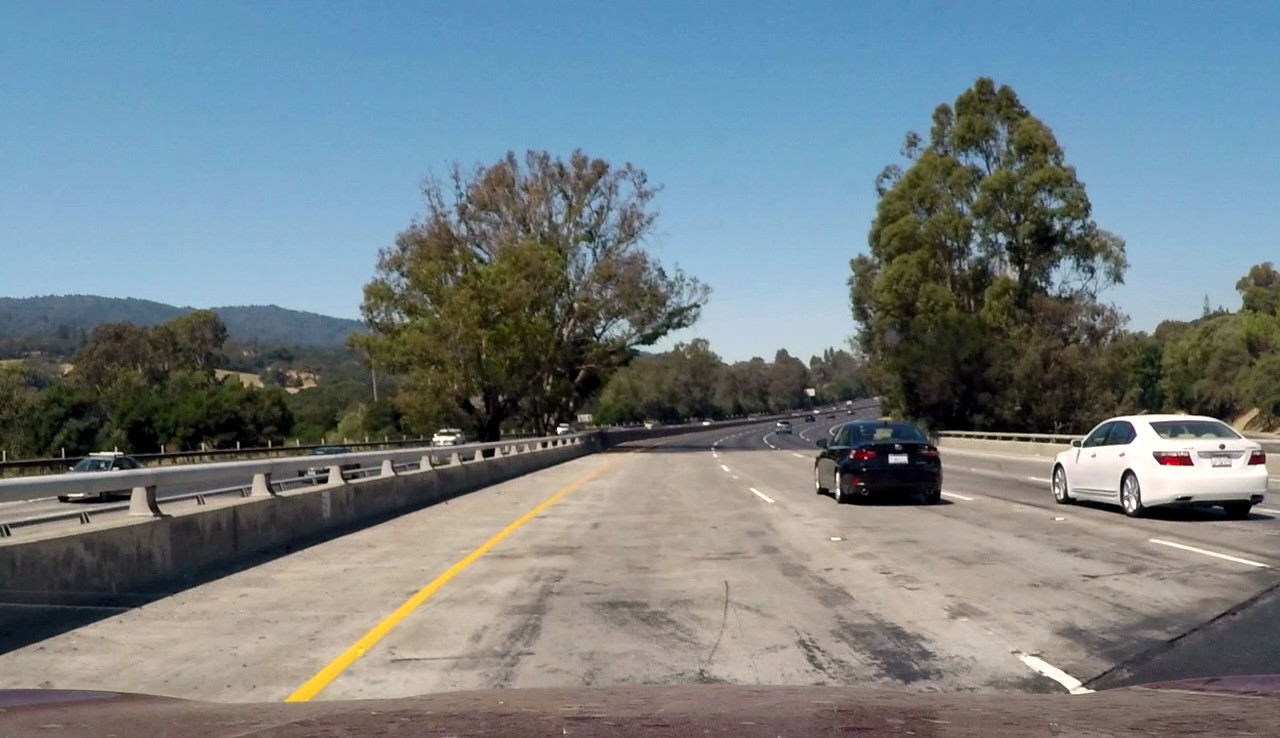
#> input picture test_images/lightroad.jpg, 1280 x 738 px; its folder holds only this picture in this run
$ jupyter execute --allow-errors P1.ipynb   (shell and % lines are left out)
#> lines starting #> are read from the running program, lines starting #| are printed output that depends on the picture; after the words box and inside, x2 and y2 are one past the last pixel; in counts of white or black regions, pixels touching at a corner belong together
# Self-Driving Car Engineer Nanodegree

## Project: **Finding Lane Lines on the Road**
***
In this project, you will use the tools you learned about in the lesson to identify lane lines on the road.  You can develop your pipeline on a series of individual images, and later apply the result to a video stream (really just a series of images). Check out the video clip "raw-lines-example.mp4" (also contained in this repository) to see what the output should look like after using the helper functions below.

Once you have a result that looks roughly like "raw-lines-example.mp4", you'll need to get creative and try to average and/or extrapolate the line segments you've detected to map out the full extent of the lane lines.  You can see an example of the result you're going for in the video "P1_example.mp4".  Ultimately, you would like to draw just one line for the left side of the lane, and one for the right.

In addition to implementing code, there is a brief writeup to complete. The writeup should be completed in a separate file, which can be either a markdown file or a pdf document. There is a [write up template](https://github.com/udacity/CarND-LaneLines-P1/blob/master/writeup_template.md) that can be used to guide the writing process. Completing both the code in the Ipython notebook and the writeup template will cover all of the [rubric points](https://review.udacity.com/#!/rubrics/322/view) for this project.

---
Let's have a look at our first image called 'test_images/solidWhiteRight.jpg'.  Run the 2 cells below (hit Shift-Enter or the "play" button above) to display the image.

**Note: If, at any point, you encounter frozen display windows or other confounding issues, you can always start again with a clean slate by going to the "Kernel" menu above and selecting "Restart & Clear Output".**

---

**The tools you have are color selection, region of interest selection, grayscaling, Gaussian smoothing, Canny Edge Detection and Hough Tranform line detection.  You  are also free to explore and try other techniques that were not presented in the lesson.  Your goal is piece together a pipeline to detect the line segments in the image, then average/extrapolate them and draw them onto the image for display (as below).  Once you have a working pipeline, try it out on the video stream below.**

---

<figure>

 <figcaption>
 <p></p>
 <p style="text-align: center;"> Your output should look something like this (above) after detecting line segments using the helper functions below </p>
 </figcaption>
</figure>
 <p></p>
<figure>

 <figcaption>
 <p></p>
 <p style="text-align: center;"> Your goal is to connect/average/extrapolate line segments to get output like this</p>
 </figcaption>
</figure>

**Run the cell below to import some packages.  If you get an `import error` for a package you've already installed, try changing your kernel (select the Kernel menu above --> Change Kernel).  Still have problems?  Try relaunching Jupyter Notebook from the terminal prompt.  Also, see [this forum post](https://carnd-forums.udacity.com/cq/viewquestion.action?spaceKey=CAR&id=29496372&questionTitle=finding-lanes---import-cv2-fails-even-though-python-in-the-terminal-window-has-no-problem-with-import-cv2) for more troubleshooting tips.**

## Import Packages

[cell 1]
#importing some useful packages
import matplotlib.pyplot as plt
import matplotlib.image as mpimg
import numpy as np
import cv2

## Read in an Image

#> (a cell that did not finish here is left out)

## Ideas for Lane Detection Pipeline

**Some OpenCV functions (beyond those introduced in the lesson) that might be useful for this project are:**

`cv2.inRange()` for color selection
`cv2.fillPoly()` for regions selection
`cv2.line()` to draw lines on an image given endpoints
`cv2.addWeighted()` to coadd / overlay two images
`cv2.cvtColor()` to grayscale or change color
`cv2.imwrite()` to output images to file
`cv2.bitwise_and()` to apply a mask to an image

**Check out the OpenCV documentation to learn about these and discover even more awesome functionality!**

## Helper Functions

Below are some helper functions to help get you started. They should look familiar from the lesson!

[cell 3]
import math

def grayscale(img):
    """Applies the Grayscale transform
    This will return an image with only one color channel
    but NOTE: to see the returned image as grayscale
    (assuming your grayscaled image is called 'gray')
    you should call plt.imshow(gray, cmap='gray')"""
    return cv2.cvtColor(img, cv2.COLOR_RGB2GRAY)
    # Or use BGR2GRAY if you read an image with cv2.imread()
    # return cv2.cvtColor(img, cv2.COLOR_BGR2GRAY)

def canny(img, low_threshold, high_threshold):
    """Applies the Canny transform"""
    return cv2.Canny(img, low_threshold, high_threshold)

def gaussian_blur(img, kernel_size):
    """Applies a Gaussian Noise kernel"""
    return cv2.GaussianBlur(img, (kernel_size, kernel_size), 0)

def region_of_interest(img, vertices):
    """
    Applies an image mask.

    Only keeps the region of the image defined by the polygon
    formed from `vertices`. The rest of the image is set to black.
    """
    #defining a blank mask to start with
    mask = np.zeros_like(img)

    #defining a 3 channel or 1 channel color to fill the mask with depending on the input image
    if len(img.shape) > 2:
        channel_count = img.shape[2]  # i.e. 3 or 4 depending on your image
        ignore_mask_color = (255,) * channel_count
    else:
        ignore_mask_color = 255

    #filling pixels inside the polygon defined by "vertices" with the fill color
    cv2.fillPoly(mask, vertices, ignore_mask_color)

    #returning the image only where mask pixels are nonzero
    masked_image = cv2.bitwise_and(img, mask)
    return masked_image


def draw_lines(img, lines, color=[255, 0, 0], thickness=2):
    """
    NOTE: this is the function you might want to use as a starting point once you want to
    average/extrapolate the line segments you detect to map out the full
    extent of the lane (going from the result shown in raw-lines-example.mp4
    to that shown in P1_example.mp4).

    Think about things like separating line segments by their
    slope ((y2-y1)/(x2-x1)) to decide which segments are part of the left
    line vs. the right line.  Then, you can average the position of each of
    the lines and extrapolate to the top and bottom of the lane.

    This function draws `lines` with `color` and `thickness`.
    Lines are drawn on the image inplace (mutates the image).
    If you want to make the lines semi-transparent, think about combining
    this function with the weighted_img() function below
    """
    for line in lines:
        for x1,y1,x2,y2 in line:
            cv2.line(img, (x1, y1), (x2, y2), color, thickness)

def hough_lines(img, rho, theta, threshold, min_line_len, max_line_gap):
    """
    `img` should be the output of a Canny transform.

    Returns an image with hough lines drawn.
    """
    lines = cv2.HoughLinesP(img, rho, theta, threshold, np.array([]), minLineLength=min_line_len, maxLineGap=max_line_gap)
    return lines

# Python 3 has support for cool math symbols.

def weighted_img(img, initial_img, α=0.8, β=1., λ=0.):
    """
    `img` is the output of the hough_lines(), An image with lines drawn on it.
    Should be a blank image (all black) with lines drawn on it.

    `initial_img` should be the image before any processing.

    The result image is computed as follows:

    initial_img * α + img * β + λ
    NOTE: initial_img and img must be the same shape!
    """
    return cv2.addWeighted(initial_img, α, img, β, λ)

## Test Images

Build your pipeline to work on the images in the directory "test_images"
**You should make sure your pipeline works well on these images before you try the videos.**

[cell 4]
import os
test_images = os.listdir("test_images/")
#> test_images = ['lightroad.jpg']

## Build a Lane Finding Pipeline

Build the pipeline and run your solution on all test_images. Make copies into the test_images directory, and you can use the images in your writeup report.

Try tuning the various parameters, especially the low and high Canny thresholds as well as the Hough lines parameters.

[cell 5]
# TODO: Build your pipeline that will draw lane lines on the test_images
# then save them to the test_images directory.

def make_line_image(width, height, lines, thickness=2):
    line_img = np.zeros((height, width, 3), dtype=np.uint8)
    draw_lines(line_img, lines, color=[255, 0, 0], thickness=thickness)
    return line_img

def find_lanes(img, smoother=None, vertices=None):
    kernel_size = 5
    canny_low = 60
    canny_high = canny_low * 3
    rho = 2
    theta = np.pi/180
    threshold = 25
    min_line_len = 40
    max_line_gap = 30

    height_distance = 55
    center_offset   = 40
    edge_offset     = 10

    height,width,_ = img.shape

    gray = grayscale(img)
    blur = gaussian_blur(gray, kernel_size)
    canny_img = canny(blur, canny_low, canny_high)

    # trapezoid
    if vertices is None:
        vertices = np.array([[
            (edge_offset, height),
            (width/2. - center_offset, height/2. + height_distance),
            (width/2. + center_offset, height/2. + height_distance),
            (width - edge_offset, height)]],
            dtype=np.int32)

    region = region_of_interest(canny_img, vertices)

    hlines = hough_lines(region, rho, theta, threshold, min_line_len, max_line_gap)
    (lines,filtered) = smoother(height, hlines) if smoother else (hlines,np.array([]))
    line_img = make_line_image(width, height, lines, 4)

    #draw_lines(line_img, hlines, color=[0, 255, 0], thickness=1)
    #draw_lines(line_img, filtered, color=[255, 0, 0], thickness=1)

    # clamp region again to cut off annotation lines
    region = region_of_interest(line_img, vertices)

    weighted = weighted_img(region, img, α=0.8, β=1.)

    return weighted

def dist(p1,p2):
    return np.linalg.norm(p1 - p2)

def centroid(points):
    # Note: I tried a median based centroid to be more robust
    # to outliers but didn't see any improvement.
    sumx = np.sum(points[:, 0])
    sumy = np.sum(points[:, 1])

    return np.array([sumx/len(points), sumy/len(points)])

def transform_hough(img_height,x1,y1,x2,y2):
    if x1 - x2 == 0:
        m = float(img_height)
    else:
        m = float(y1 - y2) / float(x1 - x2)

    b = y1 - m * x1

    return (m,b)

def make_line(img_height, c):
    m,b = c[0],c[1]
    x1 = (img_height - b) / m
    x2 = -b / m
    return np.array([int(x1),int(img_height),int(x2),0])

def kmeans(hough_space):
    # k-means clustering (k=2)
    c1, c2 = hough_space[0], hough_space[1]
    size = -1
    while True:
        bin1 = []
        bin2 = []
        changed = False
        for p in hough_space:
            if dist(p, c1) < dist(p, c2):
                bin1.append(p)
            else:
                bin2.append(p)

        changed = (size != len(bin1))
        size = len(bin1)

        c1 = centroid(np.array(bin1))
        c2 = centroid(np.array(bin2))

        if not changed:
            break

    return (c1,c2,np.array(bin1),np.array(bin2))

def reject_outliers(points):
    # Note: I'd like to experiment with this more.
    # The possibility of a qtest:
    # https://en.wikipedia.org/wiki/Dixon's_Q_test
    # may be interesting here.
    # Perhaps the spread can be tightened with more
    # focus on preprocessing parameters or other
    # filtering approaches.
    sum = 0
    dists = []
    for i in range(len(points)):
        for j in range(i+1, len(points)):
            dists.append(dist(points[i], points[j]))

    dists = np.array(dists)
    stddev = np.std(dists)
    mean = np.mean(dists)

    rem_points = []
    for i in range(len(points)):
        min = float('infinity')
        for j in range(len(points)):
            if i == j:
                continue
            d = dist(points[i], points[j])
            if d < min:
                min = d
        if (min < mean) or (min - mean < stddev * 0.8):
            rem_points.append(points[i])

    return np.array(rem_points)

def plot_points(points):
    plt.plot([x for (x,_) in points], [y for (_,y) in points], 'ro')
    plt.show()

def smoother(img_height, lines):
    if len(lines) < 3:
        return (lines, np.array([]))

    hough_space = []
    filtered_lines = []
    for line in lines:
        # Kick out lines that certainly aren't the lanes
        if abs(slope(line)) < 0.4:
            continue
        for x1,y1,x2,y2 in line:
            filtered_lines.append(line)
            hough_space.append(transform_hough(img_height, x1,y1,x2,y2))

    #plot_points(hough_space)

    hough_space = np.array(hough_space)
    filtered_lines = np.array(filtered_lines)

    if len(hough_space) < 2:
        return (np.array([]), np.array([]))

    # k-means clustering (k=2)
    c1, c2, bin1, bin2 = kmeans(hough_space)

    #plot_points(bin1)
    #plot_points(bin2)

    bin1 = reject_outliers(bin1)
    bin2 = reject_outliers(bin2)

    #plot_points(bin1)
    #plot_points(bin2)

    if len(bin1) == 0 or len(bin2) == 0:
        return (np.array([]), np.array([]))

    c1 = centroid(bin1)
    c2 = centroid(bin2)

    l1 = make_line(img_height, c1)
    l2 = make_line(img_height, c2)

    return (np.array([[l1],[l2]]), filtered_lines)

def slope(line):
    for x1,y1,x2,y2 in line:
        if x1 - x2 == 0:
            return 1 # arbitrary value, will be discarded above.
        else:
            return float(y1 - y2) / float(x1 - x2)

def lane_finding(img_file):
    img = mpimg.imread(img_file)
    lane_img = find_lanes(img, smoother=smoother)
    return lane_img

for img_file in test_images:
    print("doing", img_file)
#| doing lightroad.jpg
    plt.figure()
    proc_img = lane_finding('test_images/' + img_file)
#> in lane_finding, img is the input picture: shape (738, 1280, 3); mean R, G, B 116.3, 127.8, 133
#> in grayscale, `return cv2.cvtColor(img, cv2.COLOR_RGB2GRAY)`:
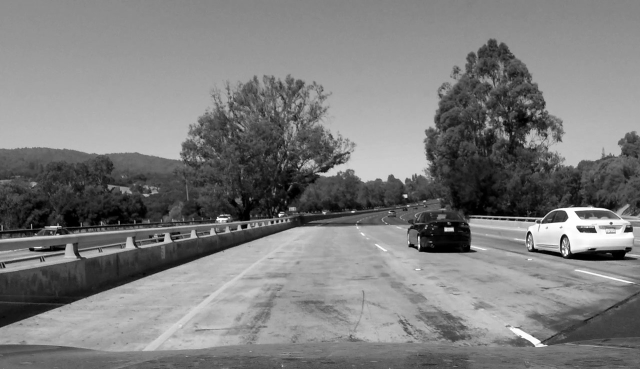
#> returned value: shape (738, 1280) (shown at 1/2 size); min 0, max 255, mean 124.9
#> in canny, `return cv2.Canny(img, low_threshold, high_threshold)`:
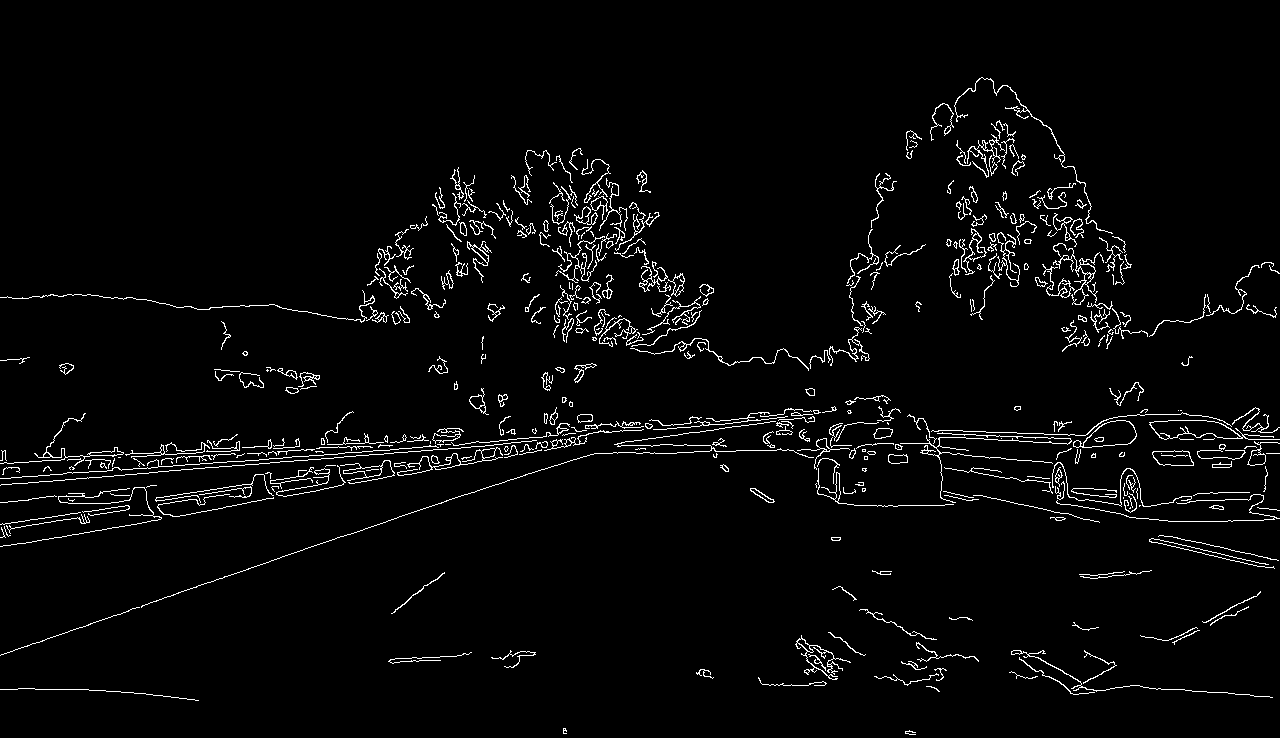
#> returned value: shape (738, 1280); 3.1% white in thin lines or dots, all inside (x1, y1, x2, y2) = (0, 77, 1280, 735)
#> in region_of_interest, `masked_image = cv2.bitwise_and(img, mask)`:
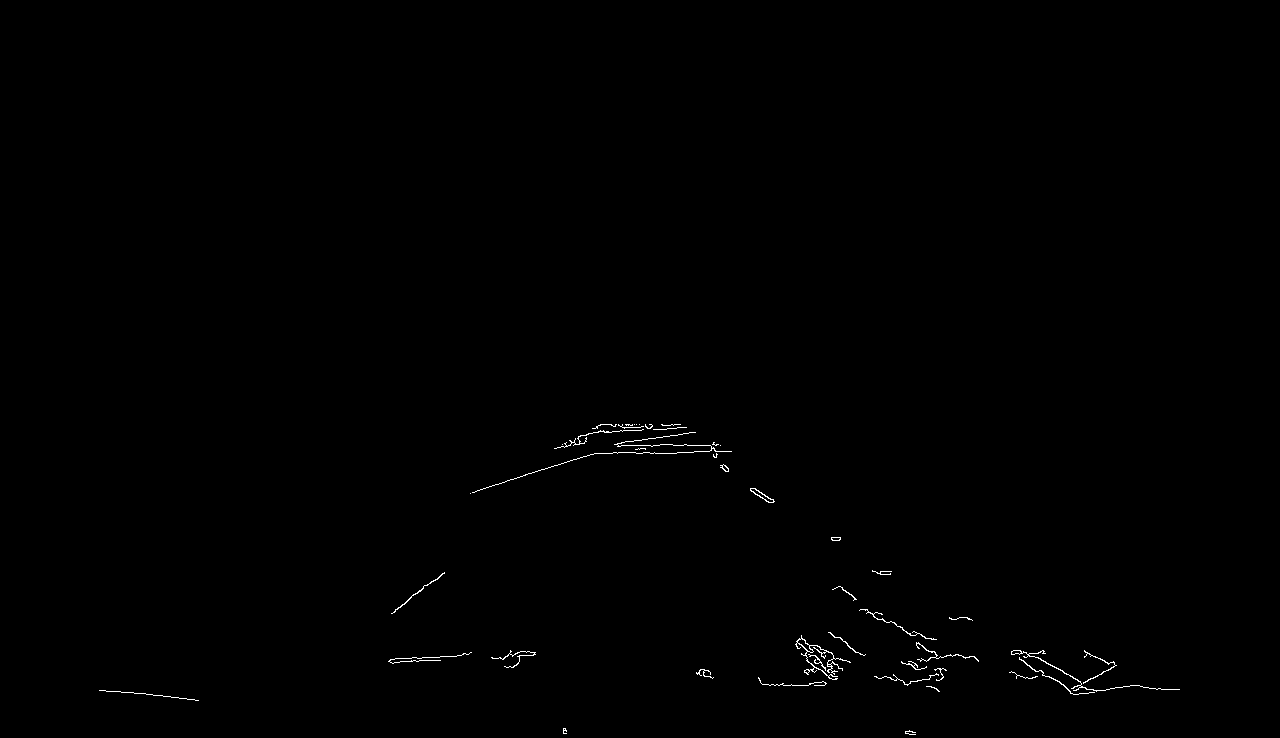
#> masked_image: shape (738, 1280); 0.32% white in thin lines or dots, all inside (x1, y1, x2, y2) = (99, 424, 1180, 735)
#> in hough_lines, `lines = cv2.HoughLinesP(img, rho, theta, threshold, np.array([]), minL..`: lines = 47 rows, first 6: [470, 493, 672, 428], [621, 445, 720, 445], [930, 657, 975, 657], [1031, 653, 1096, 690], [596, 453, 676, 453], [1011, 652, 1078, 694]
#> (the rest of the program and of its run is left out)
